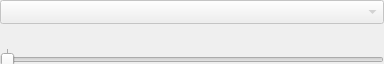
<?xml version="1.0" encoding="UTF-8"?>
<ui version="4.0">
 <class>nVideoPanel</class>
 <widget class="QWidget" name="nVideoPanel">
  <property name="geometry">
   <rect>
    <x>0</x>
    <y>0</y>
    <width>384</width>
    <height>64</height>
   </rect>
  </property>
  <property name="acceptDrops">
   <bool>true</bool>
  </property>
  <property name="windowTitle">
   <string>Video control panel</string>
  </property>
  <property name="windowIcon">
   <iconset resource="../../Images/Branon.qrc">
    <normaloff>:/images/videos.png</normaloff>:/images/videos.png</iconset>
  </property>
  <property name="toolTip">
   <string>Video control panel</string>
  </property>
  <property name="statusTip">
   <string>Video control panel</string>
  </property>
  <property name="whatsThis">
   <string>Video control panel</string>
  </property>
  <widget class="QComboBox" name="Videos">
   <property name="enabled">
    <bool>false</bool>
   </property>
   <property name="geometry">
    <rect>
     <x>0</x>
     <y>0</y>
     <width>384</width>
     <height>24</height>
    </rect>
   </property>
   <property name="toolTip">
    <string>Play lists</string>
   </property>
   <property name="statusTip">
    <string>Play lists</string>
   </property>
   <property name="whatsThis">
    <string>Play lists</string>
   </property>
  </widget>
  <widget class="QSlider" name="Time">
   <property name="enabled">
    <bool>false</bool>
   </property>
   <property name="geometry">
    <rect>
     <x>0</x>
     <y>48</y>
     <width>384</width>
     <height>16</height>
    </rect>
   </property>
   <property name="toolTip">
    <string>Time</string>
   </property>
   <property name="statusTip">
    <string>Time</string>
   </property>
   <property name="whatsThis">
    <string>Time</string>
   </property>
   <property name="maximum">
    <number>120</number>
   </property>
   <property name="orientation">
    <enum>Qt::Horizontal</enum>
   </property>
   <property name="tickPosition">
    <enum>QSlider::TicksAbove</enum>
   </property>
   <property name="tickInterval">
    <number>60000</number>
   </property>
  </widget>
  <widget class="QToolButton" name="Play">
   <property name="enabled">
    <bool>false</bool>
   </property>
   <property name="geometry">
    <rect>
     <x>0</x>
     <y>24</y>
     <width>24</width>
     <height>24</height>
    </rect>
   </property>
   <property name="toolTip">
    <string>Play/Pause</string>
   </property>
   <property name="statusTip">
    <string>Play/Pause</string>
   </property>
   <property name="whatsThis">
    <string>Play/Pause</string>
   </property>
   <property name="text">
    <string/>
   </property>
   <property name="icon">
    <iconset resource="../../Images/Branon.qrc">
     <normaloff>:/images/PlayerPlay.png</normaloff>
     <normalon>:/images/StopPlay.png</normalon>:/images/PlayerPlay.png</iconset>
   </property>
   <property name="iconSize">
    <size>
     <width>24</width>
     <height>24</height>
    </size>
   </property>
   <property name="checkable">
    <bool>true</bool>
   </property>
   <property name="autoRaise">
    <bool>true</bool>
   </property>
  </widget>
  <widget class="QToolButton" name="FullScreen">
   <property name="enabled">
    <bool>false</bool>
   </property>
   <property name="geometry">
    <rect>
     <x>360</x>
     <y>24</y>
     <width>24</width>
     <height>24</height>
    </rect>
   </property>
   <property name="toolTip">
    <string>Switch full screen</string>
   </property>
   <property name="statusTip">
    <string>Switch full screen</string>
   </property>
   <property name="whatsThis">
    <string>Switch full screen</string>
   </property>
   <property name="text">
    <string/>
   </property>
   <property name="icon">
    <iconset resource="../../Images/Branon.qrc">
     <normaloff>:/images/hide.png</normaloff>:/images/hide.png</iconset>
   </property>
   <property name="iconSize">
    <size>
     <width>24</width>
     <height>24</height>
    </size>
   </property>
   <property name="checkable">
    <bool>false</bool>
   </property>
   <property name="autoRaise">
    <bool>true</bool>
   </property>
  </widget>
  <widget class="QToolButton" name="Back">
   <property name="enabled">
    <bool>false</bool>
   </property>
   <property name="geometry">
    <rect>
     <x>24</x>
     <y>24</y>
     <width>24</width>
     <height>24</height>
    </rect>
   </property>
   <property name="toolTip">
    <string>Slow down</string>
   </property>
   <property name="statusTip">
    <string>Slow down</string>
   </property>
   <property name="whatsThis">
    <string>Slow down</string>
   </property>
   <property name="text">
    <string/>
   </property>
   <property name="icon">
    <iconset resource="../../Images/Branon.qrc">
     <normaloff>:/images/PlayPrev.png</normaloff>:/images/PlayPrev.png</iconset>
   </property>
   <property name="iconSize">
    <size>
     <width>24</width>
     <height>24</height>
    </size>
   </property>
   <property name="autoRaise">
    <bool>true</bool>
   </property>
  </widget>
  <widget class="QToolButton" name="Fast">
   <property name="enabled">
    <bool>false</bool>
   </property>
   <property name="geometry">
    <rect>
     <x>72</x>
     <y>24</y>
     <width>24</width>
     <height>24</height>
    </rect>
   </property>
   <property name="toolTip">
    <string>Fast playing</string>
   </property>
   <property name="statusTip">
    <string>Fast playing</string>
   </property>
   <property name="whatsThis">
    <string>Fast playing</string>
   </property>
   <property name="text">
    <string/>
   </property>
   <property name="icon">
    <iconset resource="../../Images/Branon.qrc">
     <normaloff>:/images/PlayNext.png</normaloff>:/images/PlayNext.png</iconset>
   </property>
   <property name="iconSize">
    <size>
     <width>24</width>
     <height>24</height>
    </size>
   </property>
   <property name="autoRaise">
    <bool>true</bool>
   </property>
  </widget>
  <widget class="QToolButton" name="Normal">
   <property name="enabled">
    <bool>false</bool>
   </property>
   <property name="geometry">
    <rect>
     <x>48</x>
     <y>24</y>
     <width>24</width>
     <height>24</height>
    </rect>
   </property>
   <property name="toolTip">
    <string>Normal speed</string>
   </property>
   <property name="statusTip">
    <string>Normal speed</string>
   </property>
   <property name="whatsThis">
    <string>Normal speed</string>
   </property>
   <property name="text">
    <string/>
   </property>
   <property name="icon">
    <iconset resource="../../Images/Branon.qrc">
     <normaloff>:/images/PlayPause.png</normaloff>:/images/PlayPause.png</iconset>
   </property>
   <property name="iconSize">
    <size>
     <width>24</width>
     <height>24</height>
    </size>
   </property>
   <property name="autoRaise">
    <bool>true</bool>
   </property>
  </widget>
  <widget class="QToolButton" name="Stop">
   <property name="enabled">
    <bool>false</bool>
   </property>
   <property name="geometry">
    <rect>
     <x>96</x>
     <y>24</y>
     <width>24</width>
     <height>24</height>
    </rect>
   </property>
   <property name="toolTip">
    <string>Stop playing</string>
   </property>
   <property name="statusTip">
    <string>Stop playing</string>
   </property>
   <property name="whatsThis">
    <string>Stop playing</string>
   </property>
   <property name="text">
    <string/>
   </property>
   <property name="icon">
    <iconset resource="../../Images/Branon.qrc">
     <normaloff>:/images/grayscale.png</normaloff>:/images/grayscale.png</iconset>
   </property>
   <property name="iconSize">
    <size>
     <width>24</width>
     <height>24</height>
    </size>
   </property>
   <property name="autoRaise">
    <bool>true</bool>
   </property>
  </widget>
  <widget class="QToolButton" name="Clear">
   <property name="enabled">
    <bool>false</bool>
   </property>
   <property name="geometry">
    <rect>
     <x>336</x>
     <y>24</y>
     <width>24</width>
     <height>24</height>
    </rect>
   </property>
   <property name="toolTip">
    <string>Remove all play lists</string>
   </property>
   <property name="statusTip">
    <string>Remove all play lists</string>
   </property>
   <property name="whatsThis">
    <string>Remove all play lists</string>
   </property>
   <property name="text">
    <string/>
   </property>
   <property name="icon">
    <iconset resource="../../Images/Branon.qrc">
     <normaloff>:/images/viewmode.png</normaloff>:/images/viewmode.png</iconset>
   </property>
   <property name="iconSize">
    <size>
     <width>24</width>
     <height>24</height>
    </size>
   </property>
   <property name="autoRaise">
    <bool>true</bool>
   </property>
  </widget>
  <widget class="QToolButton" name="Delete">
   <property name="enabled">
    <bool>false</bool>
   </property>
   <property name="geometry">
    <rect>
     <x>144</x>
     <y>24</y>
     <width>24</width>
     <height>24</height>
    </rect>
   </property>
   <property name="toolTip">
    <string>Delete from play lists</string>
   </property>
   <property name="statusTip">
    <string>Delete from play lists</string>
   </property>
   <property name="whatsThis">
    <string>Delete from play lists</string>
   </property>
   <property name="text">
    <string/>
   </property>
   <property name="icon">
    <iconset resource="../../Images/Branon.qrc">
     <normaloff>:/images/minus.png</normaloff>:/images/minus.png</iconset>
   </property>
   <property name="iconSize">
    <size>
     <width>24</width>
     <height>24</height>
    </size>
   </property>
   <property name="autoRaise">
    <bool>true</bool>
   </property>
  </widget>
  <widget class="QToolButton" name="Browse">
   <property name="geometry">
    <rect>
     <x>120</x>
     <y>24</y>
     <width>24</width>
     <height>24</height>
    </rect>
   </property>
   <property name="toolTip">
    <string>Browse video files</string>
   </property>
   <property name="statusTip">
    <string>Browse video files</string>
   </property>
   <property name="whatsThis">
    <string>Browse video files</string>
   </property>
   <property name="text">
    <string/>
   </property>
   <property name="icon">
    <iconset resource="../../Images/Branon.qrc">
     <normaloff>:/images/projectobject.png</normaloff>:/images/projectobject.png</iconset>
   </property>
   <property name="iconSize">
    <size>
     <width>24</width>
     <height>24</height>
    </size>
   </property>
   <property name="autoRaise">
    <bool>true</bool>
   </property>
  </widget>
  <widget class="QToolButton" name="Next">
   <property name="enabled">
    <bool>false</bool>
   </property>
   <property name="geometry">
    <rect>
     <x>168</x>
     <y>24</y>
     <width>24</width>
     <height>24</height>
    </rect>
   </property>
   <property name="toolTip">
    <string>Next</string>
   </property>
   <property name="statusTip">
    <string>Next</string>
   </property>
   <property name="whatsThis">
    <string>Next</string>
   </property>
   <property name="text">
    <string/>
   </property>
   <property name="icon">
    <iconset resource="../../Images/Branon.qrc">
     <normaloff>:/images/moveRight.png</normaloff>:/images/moveRight.png</iconset>
   </property>
   <property name="iconSize">
    <size>
     <width>24</width>
     <height>24</height>
    </size>
   </property>
   <property name="autoRaise">
    <bool>true</bool>
   </property>
  </widget>
  <widget class="QToolButton" name="Export">
   <property name="enabled">
    <bool>false</bool>
   </property>
   <property name="geometry">
    <rect>
     <x>192</x>
     <y>24</y>
     <width>24</width>
     <height>24</height>
    </rect>
   </property>
   <property name="toolTip">
    <string>Export play lists</string>
   </property>
   <property name="statusTip">
    <string>Export play lists</string>
   </property>
   <property name="whatsThis">
    <string>Export play lists</string>
   </property>
   <property name="text">
    <string/>
   </property>
   <property name="icon">
    <iconset resource="../../Images/Branon.qrc">
     <normaloff>:/images/saveall.png</normaloff>:/images/saveall.png</iconset>
   </property>
   <property name="iconSize">
    <size>
     <width>24</width>
     <height>24</height>
    </size>
   </property>
   <property name="autoRaise">
    <bool>true</bool>
   </property>
  </widget>
  <widget class="QToolButton" name="TimeTable">
   <property name="enabled">
    <bool>false</bool>
   </property>
   <property name="geometry">
    <rect>
     <x>216</x>
     <y>24</y>
     <width>24</width>
     <height>24</height>
    </rect>
   </property>
   <property name="toolTip">
    <string>Adjust time table</string>
   </property>
   <property name="statusTip">
    <string>Adjust time table</string>
   </property>
   <property name="whatsThis">
    <string>Adjust time table</string>
   </property>
   <property name="text">
    <string/>
   </property>
   <property name="icon">
    <iconset resource="../../Images/Branon.qrc">
     <normaloff>:/images/planner.png</normaloff>:/images/planner.png</iconset>
   </property>
   <property name="iconSize">
    <size>
     <width>24</width>
     <height>24</height>
    </size>
   </property>
   <property name="autoRaise">
    <bool>true</bool>
   </property>
  </widget>
  <widget class="QToolButton" name="Database">
   <property name="enabled">
    <bool>false</bool>
   </property>
   <property name="geometry">
    <rect>
     <x>240</x>
     <y>24</y>
     <width>24</width>
     <height>24</height>
    </rect>
   </property>
   <property name="toolTip">
    <string>Append to video database</string>
   </property>
   <property name="statusTip">
    <string>Append to video database</string>
   </property>
   <property name="whatsThis">
    <string>Append to video database</string>
   </property>
   <property name="text">
    <string/>
   </property>
   <property name="icon">
    <iconset resource="../../Images/Branon.qrc">
     <normaloff>:/images/odbc.png</normaloff>:/images/odbc.png</iconset>
   </property>
   <property name="iconSize">
    <size>
     <width>24</width>
     <height>24</height>
    </size>
   </property>
   <property name="autoRaise">
    <bool>true</bool>
   </property>
  </widget>
  <widget class="QToolButton" name="Playlist">
   <property name="enabled">
    <bool>true</bool>
   </property>
   <property name="geometry">
    <rect>
     <x>264</x>
     <y>24</y>
     <width>24</width>
     <height>24</height>
    </rect>
   </property>
   <property name="toolTip">
    <string>Import from play lists</string>
   </property>
   <property name="statusTip">
    <string>Import from play lists</string>
   </property>
   <property name="whatsThis">
    <string>Import from play lists</string>
   </property>
   <property name="text">
    <string/>
   </property>
   <property name="icon">
    <iconset resource="../../Images/Branon.qrc">
     <normaloff>:/images/projectup.png</normaloff>:/images/projectup.png</iconset>
   </property>
   <property name="iconSize">
    <size>
     <width>24</width>
     <height>24</height>
    </size>
   </property>
   <property name="autoRaise">
    <bool>true</bool>
   </property>
  </widget>
  <widget class="QToolButton" name="Analysis">
   <property name="enabled">
    <bool>false</bool>
   </property>
   <property name="geometry">
    <rect>
     <x>288</x>
     <y>24</y>
     <width>24</width>
     <height>24</height>
    </rect>
   </property>
   <property name="toolTip">
    <string>Video analysis</string>
   </property>
   <property name="statusTip">
    <string>Video analysis</string>
   </property>
   <property name="whatsThis">
    <string>Video analysis</string>
   </property>
   <property name="text">
    <string/>
   </property>
   <property name="icon">
    <iconset resource="../../Images/Branon.qrc">
     <normaloff>:/images/symbolquotes.png</normaloff>:/images/symbolquotes.png</iconset>
   </property>
   <property name="iconSize">
    <size>
     <width>24</width>
     <height>24</height>
    </size>
   </property>
   <property name="autoRaise">
    <bool>true</bool>
   </property>
  </widget>
  <widget class="QToolButton" name="User">
   <property name="enabled">
    <bool>false</bool>
   </property>
   <property name="geometry">
    <rect>
     <x>312</x>
     <y>24</y>
     <width>24</width>
     <height>24</height>
    </rect>
   </property>
   <property name="toolTip">
    <string>User defined function</string>
   </property>
   <property name="statusTip">
    <string>User defined function</string>
   </property>
   <property name="whatsThis">
    <string>User defined function</string>
   </property>
   <property name="text">
    <string/>
   </property>
   <property name="icon">
    <iconset resource="../../Images/Branon.qrc">
     <normaloff>:/images/animal.png</normaloff>:/images/animal.png</iconset>
   </property>
   <property name="iconSize">
    <size>
     <width>24</width>
     <height>24</height>
    </size>
   </property>
   <property name="autoRaise">
    <bool>true</bool>
   </property>
  </widget>
 </widget>
 <resources>
  <include location="../../Images/Branon.qrc"/>
  <include location="../../Images/Branon.qrc"/>
  <include location="../../Images/Branon.qrc"/>
  <include location="../../Images/Branon.qrc"/>
  <include location="../../Images/Branon.qrc"/>
  <include location="../../Images/Branon.qrc"/>
  <include location="../../Images/Branon.qrc"/>
  <include location="../../Images/Branon.qrc"/>
  <include location="../../Images/Branon.qrc"/>
  <include location="../../Images/Branon.qrc"/>
  <include location="../../Images/Branon.qrc"/>
  <include location="../../Images/Branon.qrc"/>
  <include location="../../Images/Branon.qrc"/>
  <include location="../../Images/Branon.qrc"/>
  <include location="../../Images/Branon.qrc"/>
  <include location="../../Images/Branon.qrc"/>
  <include location="../../Images/Branon.qrc"/>
  <include location="../../Images/Branon.qrc"/>
  <include location="../../Images/Branon.qrc"/>
  <include location="../../Images/Branon.qrc"/>
  <include location="../../Images/Branon.qrc"/>
 </resources>
 <connections>
  <connection>
   <sender>FullScreen</sender>
   <signal>clicked()</signal>
   <receiver>nVideoPanel</receiver>
   <slot>FullScreen()</slot>
   <hints>
    <hint type="sourcelabel">
     <x>371</x>
     <y>35</y>
    </hint>
    <hint type="destinationlabel">
     <x>191</x>
     <y>31</y>
    </hint>
   </hints>
  </connection>
  <connection>
   <sender>Time</sender>
   <signal>valueChanged(int)</signal>
   <receiver>nVideoPanel</receiver>
   <slot>TimeMoved(int)</slot>
   <hints>
    <hint type="sourcelabel">
     <x>191</x>
     <y>55</y>
    </hint>
    <hint type="destinationlabel">
     <x>191</x>
     <y>31</y>
    </hint>
   </hints>
  </connection>
  <connection>
   <sender>Back</sender>
   <signal>clicked()</signal>
   <receiver>nVideoPanel</receiver>
   <slot>Back()</slot>
   <hints>
    <hint type="sourcelabel">
     <x>35</x>
     <y>35</y>
    </hint>
    <hint type="destinationlabel">
     <x>191</x>
     <y>31</y>
    </hint>
   </hints>
  </connection>
  <connection>
   <sender>Fast</sender>
   <signal>clicked()</signal>
   <receiver>nVideoPanel</receiver>
   <slot>Fast()</slot>
   <hints>
    <hint type="sourcelabel">
     <x>59</x>
     <y>35</y>
    </hint>
    <hint type="destinationlabel">
     <x>191</x>
     <y>31</y>
    </hint>
   </hints>
  </connection>
  <connection>
   <sender>Normal</sender>
   <signal>clicked()</signal>
   <receiver>nVideoPanel</receiver>
   <slot>Normal()</slot>
   <hints>
    <hint type="sourcelabel">
     <x>59</x>
     <y>35</y>
    </hint>
    <hint type="destinationlabel">
     <x>191</x>
     <y>31</y>
    </hint>
   </hints>
  </connection>
  <connection>
   <sender>Play</sender>
   <signal>toggled(bool)</signal>
   <receiver>nVideoPanel</receiver>
   <slot>State(bool)</slot>
   <hints>
    <hint type="sourcelabel">
     <x>11</x>
     <y>35</y>
    </hint>
    <hint type="destinationlabel">
     <x>191</x>
     <y>31</y>
    </hint>
   </hints>
  </connection>
  <connection>
   <sender>Stop</sender>
   <signal>clicked()</signal>
   <receiver>nVideoPanel</receiver>
   <slot>Stop()</slot>
   <hints>
    <hint type="sourcelabel">
     <x>107</x>
     <y>35</y>
    </hint>
    <hint type="destinationlabel">
     <x>191</x>
     <y>31</y>
    </hint>
   </hints>
  </connection>
  <connection>
   <sender>Clear</sender>
   <signal>clicked()</signal>
   <receiver>nVideoPanel</receiver>
   <slot>Clear()</slot>
   <hints>
    <hint type="sourcelabel">
     <x>347</x>
     <y>35</y>
    </hint>
    <hint type="destinationlabel">
     <x>191</x>
     <y>31</y>
    </hint>
   </hints>
  </connection>
  <connection>
   <sender>Browse</sender>
   <signal>clicked()</signal>
   <receiver>nVideoPanel</receiver>
   <slot>Browse()</slot>
   <hints>
    <hint type="sourcelabel">
     <x>131</x>
     <y>35</y>
    </hint>
    <hint type="destinationlabel">
     <x>191</x>
     <y>31</y>
    </hint>
   </hints>
  </connection>
  <connection>
   <sender>Delete</sender>
   <signal>clicked()</signal>
   <receiver>nVideoPanel</receiver>
   <slot>Delete()</slot>
   <hints>
    <hint type="sourcelabel">
     <x>155</x>
     <y>35</y>
    </hint>
    <hint type="destinationlabel">
     <x>191</x>
     <y>31</y>
    </hint>
   </hints>
  </connection>
  <connection>
   <sender>Next</sender>
   <signal>clicked()</signal>
   <receiver>nVideoPanel</receiver>
   <slot>Next()</slot>
   <hints>
    <hint type="sourcelabel">
     <x>179</x>
     <y>35</y>
    </hint>
    <hint type="destinationlabel">
     <x>191</x>
     <y>31</y>
    </hint>
   </hints>
  </connection>
  <connection>
   <sender>Export</sender>
   <signal>clicked()</signal>
   <receiver>nVideoPanel</receiver>
   <slot>Export()</slot>
   <hints>
    <hint type="sourcelabel">
     <x>203</x>
     <y>35</y>
    </hint>
    <hint type="destinationlabel">
     <x>191</x>
     <y>31</y>
    </hint>
   </hints>
  </connection>
  <connection>
   <sender>TimeTable</sender>
   <signal>clicked()</signal>
   <receiver>nVideoPanel</receiver>
   <slot>TimeTable()</slot>
   <hints>
    <hint type="sourcelabel">
     <x>227</x>
     <y>35</y>
    </hint>
    <hint type="destinationlabel">
     <x>191</x>
     <y>31</y>
    </hint>
   </hints>
  </connection>
  <connection>
   <sender>Database</sender>
   <signal>clicked()</signal>
   <receiver>nVideoPanel</receiver>
   <slot>Database()</slot>
   <hints>
    <hint type="sourcelabel">
     <x>251</x>
     <y>35</y>
    </hint>
    <hint type="destinationlabel">
     <x>191</x>
     <y>31</y>
    </hint>
   </hints>
  </connection>
  <connection>
   <sender>Playlist</sender>
   <signal>clicked()</signal>
   <receiver>nVideoPanel</receiver>
   <slot>Playlist()</slot>
   <hints>
    <hint type="sourcelabel">
     <x>275</x>
     <y>35</y>
    </hint>
    <hint type="destinationlabel">
     <x>191</x>
     <y>31</y>
    </hint>
   </hints>
  </connection>
  <connection>
   <sender>Analysis</sender>
   <signal>clicked()</signal>
   <receiver>nVideoPanel</receiver>
   <slot>Analysis()</slot>
   <hints>
    <hint type="sourcelabel">
     <x>299</x>
     <y>35</y>
    </hint>
    <hint type="destinationlabel">
     <x>191</x>
     <y>31</y>
    </hint>
   </hints>
  </connection>
  <connection>
   <sender>User</sender>
   <signal>clicked()</signal>
   <receiver>nVideoPanel</receiver>
   <slot>User()</slot>
   <hints>
    <hint type="sourcelabel">
     <x>323</x>
     <y>35</y>
    </hint>
    <hint type="destinationlabel">
     <x>191</x>
     <y>31</y>
    </hint>
   </hints>
  </connection>
 </connections>
</ui>
